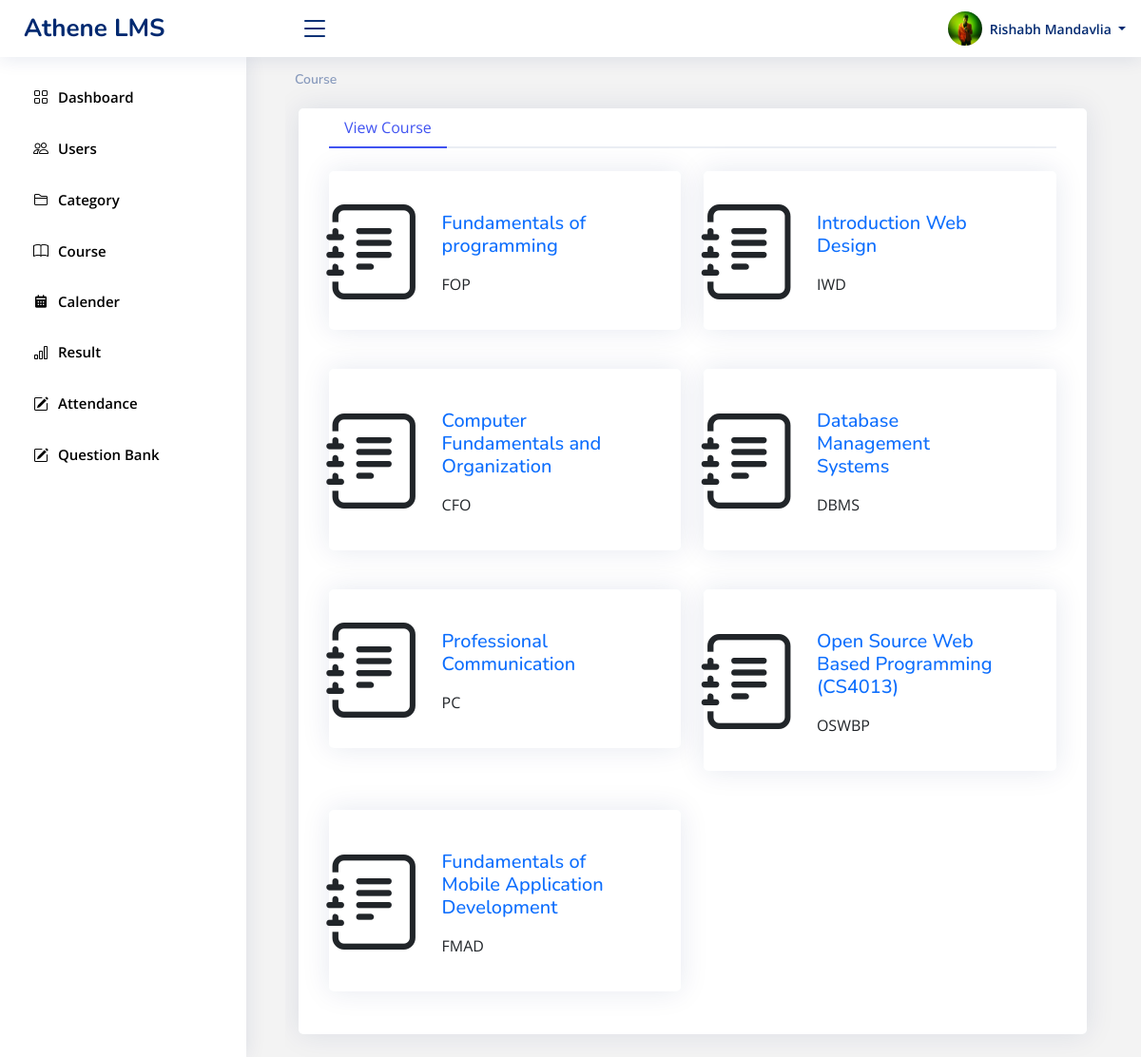
The page /ALMS/course/course_teacher.php?cat_id=1 (signed in) on the database its author committed.
### tables this page shows
CREATE TABLE `course` (
  `cse_id` int NOT NULL,
  `cse_full_name` varchar(100) NOT NULL,
  `cse_short_name` varchar(10) DEFAULT NULL,
  `cse_desc` varchar(1000) DEFAULT NULL,
  `cse_start_date` date NOT NULL,
  `cse_end_date` date DEFAULT NULL,
  `cse_semester` int NOT NULL,
  `cse_image` varchar(200) DEFAULT NULL,
  `cat_id` int DEFAULT NULL
);

### ALMS/course/course_teacher.php (the view, shortened to what this page needs)
<!DOCTYPE html>
<html lang="en">
<head>
    <link href="../assets/vendor/bootstrap/css/bootstrap.min.css" rel="stylesheet">
    <link href="../assets/vendor/bootstrap-icons/bootstrap-icons.css" rel="stylesheet">
    <link href="../assets/vendor/boxicons/css/boxicons.min.css" rel="stylesheet">
    <link href="../assets/vendor/quill/quill.snow.css" rel="stylesheet">
    <link href="../assets/vendor/quill/quill.bubble.css" rel="stylesheet">
    <link href="../assets/vendor/remixicon/remixicon.css" rel="stylesheet">
    <link href="../assets/vendor/simple-datatables/style.css" rel="stylesheet">
    <link href="../assets/css/style.css" rel="stylesheet">
</head>
<body>
    <?php
    require_once "../sidebar.php";
    require_once "../header.php";
    ?>
    <main id="main" class="main overflow-hidden">
        <div class="pagetitle">
            <nav>
                <ol class="breadcrumb">
                    <li class="breadcrumb-item active"><a href="#">Course</a></li>
                </ol>
            </nav>
        </div>
        <div class="row">
            <div class="card ms-3 col-11 m-1 ">
                <div class="card-body">
                    <ul class="nav nav-tabs nav-tabs-bordered" id="borderedTab" role="tablist">
                        <li class="nav-item" role="presentation">
                            <button class="nav-link active" id="home-tab" data-bs-toggle="tab" data-bs-target="#bordered-home" type="button" role="tab" aria-controls="home" aria-selected="true">View Course</button>
                        </li>
                    </ul>
                    <div class="tab-content pt-2" id="borderedTabContent">
                        <div class="tab-pane fade show active" id="bordered-home" role="tabpanel" aria-labelledby="home-tab">
                            <?php
                            if (isset($_GET['cat_id'])) {
                                $sql = "SELECT * FROM course WHERE cat_id = '{$_GET['cat_id']}'";
                            } else {
                                $sql = "SELECT * FROM course, course_teacher, teacher WHERE course.cse_id = course_teacher.cse_id AND course_teacher.tchr_id = teacher.tchr_id AND teacher.tchr_id = '{$_SESSION['userid']}';";
                            }
                            $result = mysqli_query($conn, $sql);
                            if (!empty($result->num_rows) && $result->num_rows > 0) {
                                $i = 1;
                                while ($row = mysqli_fetch_assoc($result)) {
                                    if ($i % 2 == 1) {
                                        echo "<div class='row mt-3'>";
                                    }
                                    if (empty($row['cse_image'])) {
                                        $image = "<i class='bi bi-journal-text text-dark' style='font-size:100px;padding-left:20px;'></i>";
                                    } else {
                                        $image = "<img src='{$row['cse_image']}' width='100px' alt='{$row['cse_full_name']}'>";
                                    }
                                    echo "
                                <div class='col-6'>
                                <div class='card card-hover'>
                                  <div class='filter'>
                                  </div>
                                    <div class='row no-gutters'>
                                        <div class='col-3 d-flex justify-content-center align-items-center'>
                                            $image
                                        </div>
                                        <div class='col-8'>
                                            <div class='card-body'>
                                                <h5 class='card-title'></h5>
                                                <h5 class='place-card__content_header'>
                                                    <a href='course_view.php?cseId={$row['cse_id']}'><p class='text-primary place-title'>{$row['cse_full_name']}</p></a>
                                                </h5>
                                                <p><span class='text-dark d-block text-truncate'>{$row['cse_short_name']}</span></p>
                                            </div>
                                        </div>
                                     </div>
                                  </div>
                                 </div>
                                 ";
                                    if ($i % 2 == 0) {
                                        echo "</div>";
                                    }
                                    $i++;
                                }
                            } else {
                                echo "<h5 class='text-secondary my-3 text-center'>No courses are available</h5>";
                            }
                            ?>
                        </div>
                    </div>
                </div>
            </div>
        </div>
        </div>
    </main>
</body>
</html>

### ALMS/header.php (shortened to what this page needs)
<?php
$conn = mysqli_connect("localhost", "root", "", "athene_lms");
$userid = $_SESSION['userid'];
$usertype = $_SESSION['usertype'];
$table = strtolower($usertype);
switch ($usertype) {
    case "Admin":
        $id_column = "adm_id";
        $image_column = "adm_profile_image";
        break;
}
$query = "SELECT $image_column as image_path FROM $table WHERE $id_column = '$userid'";
$result = mysqli_query($conn, $query);
$image_path = $result->fetch_assoc()['image_path'];
if ($_SESSION['usertype'] == "Admin") {
    ?>
    <header id="header" class="header fixed-top d-flex align-items-center">
        <div class="d-flex align-items-center justify-content-between">
            <a href="#" class="logo d-flex align-items-center">
                <span class="d-none d-lg-block">Athene LMS</span>
            </a>
            <i class="bi bi-list toggle-sidebar-btn"></i>
        </div>
        <nav class="header-nav ms-auto">
            <ul class="d-flex align-items-center">
                <li class="nav-item dropdown pe-3">
                    <a class="nav-link nav-profile d-flex align-items-center pe-0" href="#" data-bs-toggle="dropdown">
                        <img src="<?= $image_path ?>" class="adminImage rounded-circle" alt="Profile">
                        <span class="d-none d-md-block dropdown-toggle ps-2">
                            <?php echo $_SESSION['username']; ?>
                        </span>
                    </a>
                </li>
            </ul>
        </nav>
    </header>
    <?php
} else if ($_SESSION['usertype'] == "Teacher") {
    ?>
        <header id="header" class="header fixed-top d-flex align-items-center">
            <div class="d-flex align-items-center justify-content-between">
                <a href="#" class="logo d-flex align-items-center">
                    <span class="d-none d-lg-block">Athene LMS</span>
                </a>
                <i class="bi bi-list toggle-sidebar-btn"></i>
            </div>
            <nav class="header-nav ms-auto">
                <ul class="d-flex align-items-center">
                    <li class="nav-item dropdown pe-3">
                        <a class="nav-link nav-profile d-flex align-items-center pe-0" href="#" data-bs-toggle="dropdown">
                            <img src="<?= $image_path ?>" class="teacherImage rounded-circle" alt="Profile"
                                class="rounded-circle">
                            <span class="d-none d-md-block dropdown-toggle ps-2">
                            <?php echo $_SESSION['username']; ?>
                            </span>
                        </a>
                        <ul class="dropdown-menu dropdown-menu-end dropdown-menu-arrow profile">
                            <li class="dropdown-header">
                                <img src="<?= $image_path ?>" width="100px" class="teacherImage rounded-circle"
                                    id="adminImage" alt="Profile">
                                <h6>
                                <?php echo $_SESSION['username']; ?>
                                </h6>
                                <span>
                                <?php echo $_SESSION['usertype']; ?>
                                </span>
                            </li>
                            <li>
                                <hr class="dropdown-divider">
                            </li>
                            <li>
                                <a class="dropdown-item d-flex align-items-center" href="../profile/user_profile.php">
                                    <i class="bi bi-person"></i>
                                    <span>My Profile</span>
                                </a>
                            </li>
                            <li>
                                <hr class="dropdown-divider">
                            </li>
                            <li>
                                <a class="dropdown-item d-flex align-items-center" href="../logout.php">
                                    <i class="bi bi-box-arrow-right"></i>
                                    <span>Sign Out</span>
                                </a>
                            </li>
                        </ul>
                    </li>
                </ul>
            </nav>
        </header>
    <?php
} else if ($_SESSION['usertype'] == "Student") {
    ?>
            <header id="header" class="header fixed-top d-flex align-items-center">
                <div class="d-flex align-items-center justify-content-between">
                    <a href="#" class="logo d-flex align-items-center">
                        <span class="d-none d-lg-block">Athene LMS</span>
                    </a>
                    <i class="bi bi-list toggle-sidebar-btn"></i>
                </div>
                <nav class="header-nav ms-auto">
                    <ul class="d-flex align-items-center">
                        <li class="nav-item dropdown pe-3">
                            <a class="nav-link nav-profile d-flex align-items-center pe-0" href="#" data-bs-toggle="dropdown">
                                <img src="<?= $image_path ?>" class="studentImage rounded-circle" alt="Profile">
                                <span class="d-none d-md-block dropdown-toggle ps-2">
                            <?php echo $_SESSION['username']; ?>
                                </span>
                            </a>
                            <ul class="dropdown-menu dropdown-menu-end dropdown-menu-arrow profile">
                                <li class="dropdown-header">
                                    <img src="<?= $image_path ?>" width="100px" class="studentImage rounded-circle"
                                        alt="Profile">
                                    <h6>
                                <?php echo $_SESSION['username']; ?>
                                    </h6>
                                    <span>
                                <?php echo $_SESSION['usertype']; ?>
                                    </span>
                                </li>
                                <li>
                                    <hr class="dropdown-divider">
                                </li>
                                <li>
                                    <a class="dropdown-item d-flex align-items-center" href="../profile/user_profile.php">
                                        <i class="bi bi-person"></i>
                                        <span>My Profile</span>
                                    </a>
                                </li>
                                <li>
                                    <hr class="dropdown-divider">
                                </li>
                                <li>
                                    <a class="dropdown-item d-flex align-items-center" href="../logout.php">
                                        <i class="bi bi-box-arrow-right"></i>
                                        <span>Sign Out</span>
                                    </a>
                                </li>
                            </ul>
                        </li>
                    </ul>
                </nav>
            </header>
    <?php
}

### ALMS/assets/css/style.css (style rules this page uses)
:root { scroll-behavior: smooth; }
body { font-family: "Open Sans", sans-serif; background: #f3f3f3; color: #e2e2e2; }
a { color: #4154f1; text-decoration: none; }
h1, h2, h3, h4, h5, h6 { font-family: "Nunito", sans-serif; }
#main { margin-top: 53px; padding: 20px 10px; transition: all 0.4s; }
.pagetitle { margin-bottom: 10px; }
.card { margin-bottom: 25px; border:none; border-radius: 5px; box-shadow: 0px 0 30px rgba(1, 41, 112, 0.1); }
.card-title { padding: 20px 0 15px 0; font-size: 18px; font-weight: 500; color: #012970; font-family: "Poppins", sans-serif; }
.card-body { padding: 0 20px 20px 20px; }
.breadcrumb { font-size: 14px; font-family: "Nunito", sans-serif; color: #899bbd; font-weight: 600; }
.breadcrumb a { color: #899bbd; transition: 0.3s; }
.breadcrumb .breadcrumb-item::before { color: #899bbd; }
.breadcrumb .active { color: #51678f; font-weight: 600; }
.nav-tabs-bordered { border-bottom: 2px solid #ebeef4; }
.nav-tabs-bordered .nav-link { margin-bottom: -2px; border: none; color: #2c384e; }
.nav-tabs-bordered .nav-link.active { background-color: #fff; color: #4154f1; border-bottom: 2px solid #4154f1; }
.logo { line-height: 1; }
@media (min-width: 1200px) { .logo { width: 280px; } }
.logo span { font-size: 26px; font-weight: 700; color: #012970; font-family: "Nunito", sans-serif; }
.header { transition: all 0.5s; z-index: 997; height: 60px; box-shadow: 0px 2px 20px rgba(1, 41, 112, 0.1); background-color: #fff; padding-left: 25px; }
.header .toggle-sidebar-btn { font-size: 32px; padding-left: 10px; cursor: pointer; color: #012970; }
.header-nav ul { list-style: none; }
.header-nav>ul { margin: 0; padding: 0; }
.header-nav .nav-profile { color: #012970; }
.header-nav .nav-profile img { max-height: 36px; }
.header-nav .nav-profile span { font-size: 14px; font-weight: 600; }
@media (min-width: 1200px) { #main, #footer { margin-left: 300px; } }

### ALMS/course/course_teacher.php (style rules this page uses)
@media (min-width: 992px) { .nav-tabs { flex-direction: row; } }
@media (min-width: 992px) { .nav-link { flex: 1; text-align: center; } }

### rows shown on the page
course: cse_full_name "Fundamentals of programming", cse_short_name "FOP"
course: cse_full_name "Introduction Web Design", cse_short_name "IWD"
course: cse_full_name "Computer Fundamentals and Organization", cse_short_name "CFO"
course: cse_full_name "Database Management Systems", cse_short_name "DBMS"
course: cse_full_name "Professional Communication", cse_short_name "PC"
course: cse_full_name "Open Source Web Based Programming (CS4013)", cse_short_name "OSWBP"
course: cse_full_name "Fundamentals of Mobile Application Development", cse_short_name "FMAD"

### other values the page prints
$_SESSION['username'] "Rishabh Mandavlia"
